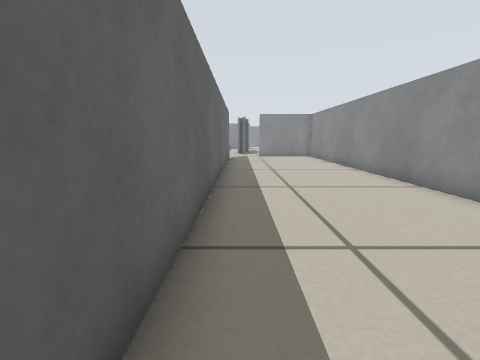
view 1 (above)

16 first-person views from a walk through a world built for the Player/Stage simulator. The camera is 0.36 m above the floor, tilts 10° down and sees 90° across. The lines on the ground mark 1 m squares. The floor is counted in squares, 0.25 m on a side. Each view is taken from the middle of a square. On the plan, view 1 faces up. The plan holds only what a view shows up to about 13 squares ahead; the rest is blank. The robots in the file are not drawn.

view 2
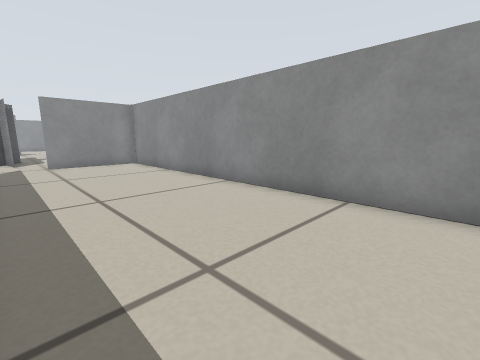

view 3
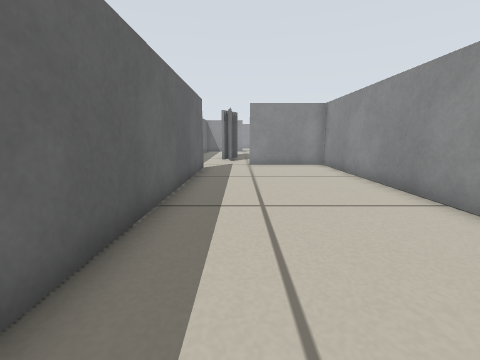

view 4
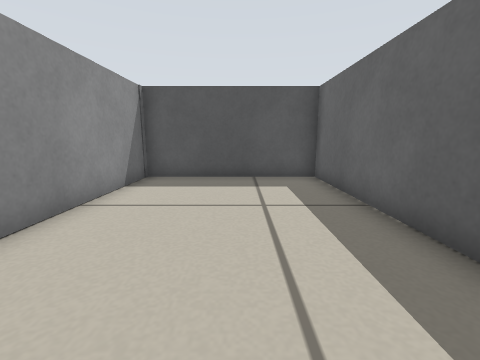

view 5
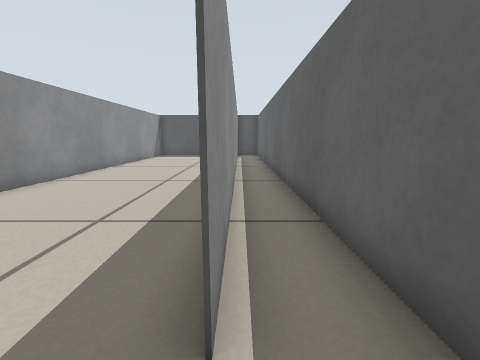

view 6
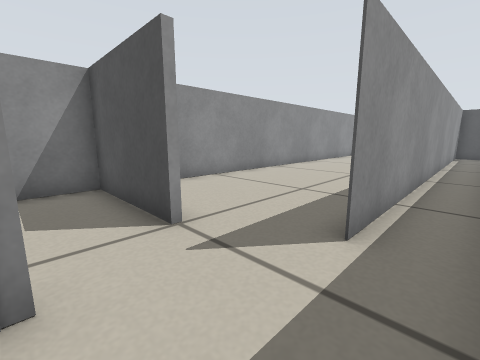

view 7
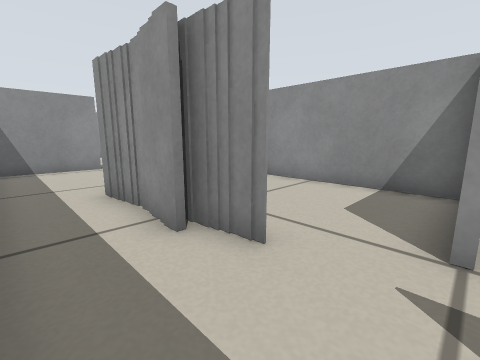

view 8
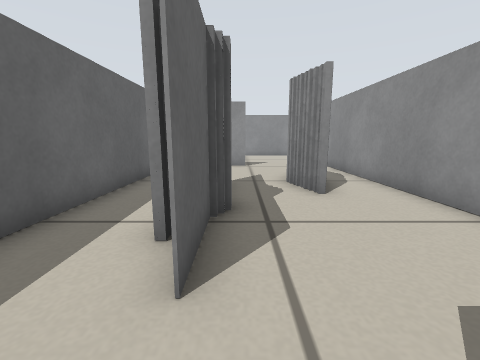

view 9
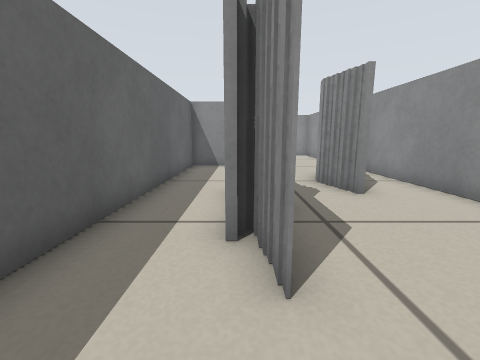

view 10
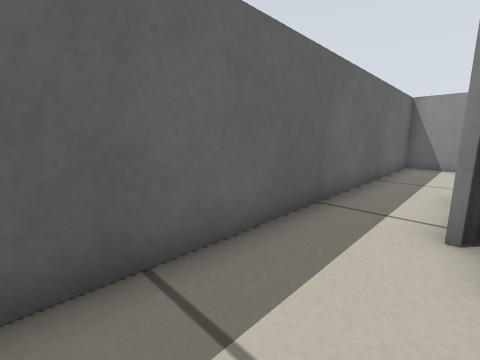

view 11
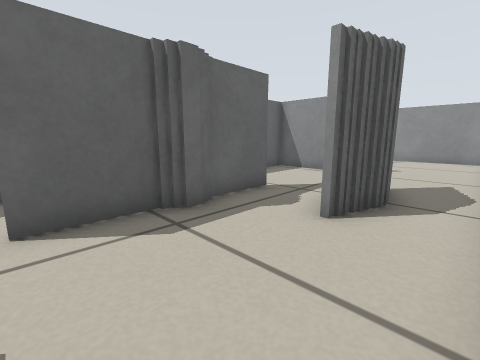

view 12
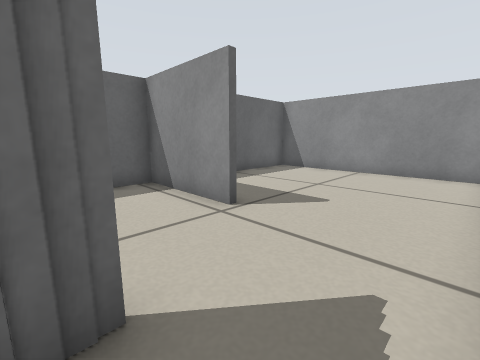

view 13
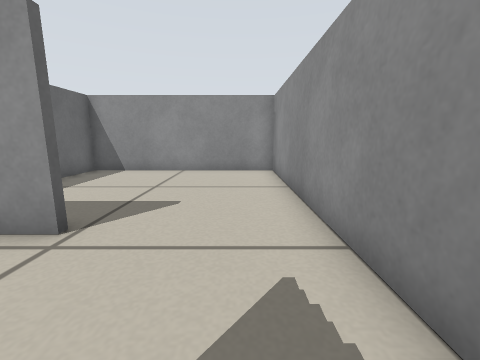

view 14
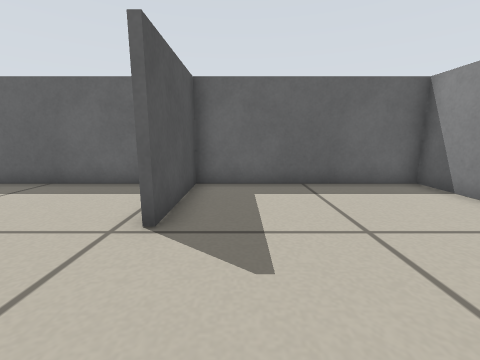

view 15
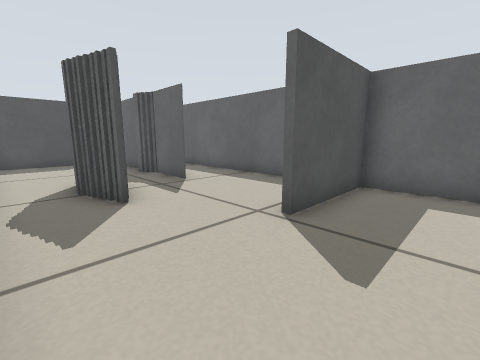

view 16
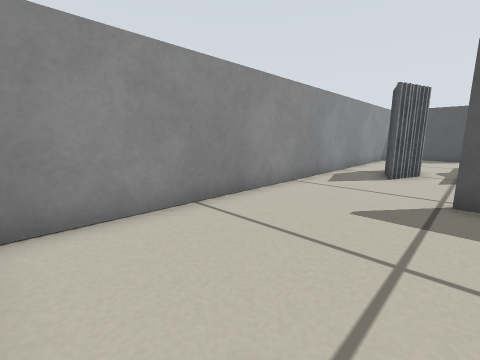

### Floor plan
Points are (right, up) in squares from view 1. A wall is a line through its corners. A room is listed if a view was taken in it or the views show most of it. See-through windows are left out.
Room 1 (views 1, 2, 3, 4, 5, 7, 8, 9, 10)
walls: (-0.8, 17.8) (-0.8, -0.8) (5.5, -0.8) (5.5, 18.9) (1.5, 18.9); (-2.5, 19.6) (-2.5, 18.6)
ways out: opening at (-0.5, 19) to room 2; opening at (-1, 18) to room 4
Room 2 (views 6, 11, 12, 13)
walls: (2.6, 26.4) (2.6, 27.1); (2.8, 25.4) (2.8, 26.5); (3.2, 25.9) (3.2, 25); (2.8, 27) (2.8, 28.1); (3.1, 25) (3.1, 25.5); (0.5, 26.8) (0.5, 24.1); (0.8, 24.2) (0.8, 23.4); (3.6, 27.6) (3.6, 26); (3.1, 28) (3.1, 28.6); (3.2, 28.6) (3.2, 27.6); (0.5, 23.5) (0.5, 20.9); (-0.1, 22.1) (-0.1, 25.8); (0.4, 20.9) (0.4, 22.4); (1.4, 31.4) (-2.5, 31.4); (1.5, 19.1) (5.5, 19.1); (-2.5, 32.1) (-2.5, 19.6); (5.5, 18.9) (5.5, 31.6)
ways out: opening at (-0.5, 19) to room 1; opening at (3.5, 32) to room 3
Room 3 (views 14, 15, 16)
walls: (5.5, 31.6) (5.5, 38.6) (-2.5, 38.6) (-2.5, 32.1); (-2.5, 31.6) (1.4, 31.6)
ways out: opening at (3.5, 32) to room 2
Room 4 (no view inside)
walls: (-0.8, 3.4) (-0.8, 17.8); (-2.5, 18.6) (-2.5, 5.6)
ways out: opening at (-1, 18) to room 1

Positions as (right, up) in squares from view 1, and headings:
1: (0, 0), facing up
2: (0, 5), facing up-right
3: (1, 6), facing up
4: (2, 8), facing down
5: (-1, 19), facing down
6: (-2, 21), facing down-right
7: (-2, 19), facing up-right
8: (1, 19), facing up
9: (0, 19), facing up
10: (0, 18), facing up-left
11: (5, 21), facing up-left
12: (5, 28), facing up-left
13: (4, 28), facing up
14: (5, 33), facing left
15: (5, 34), facing down-left
16: (1, 38), facing down-right
